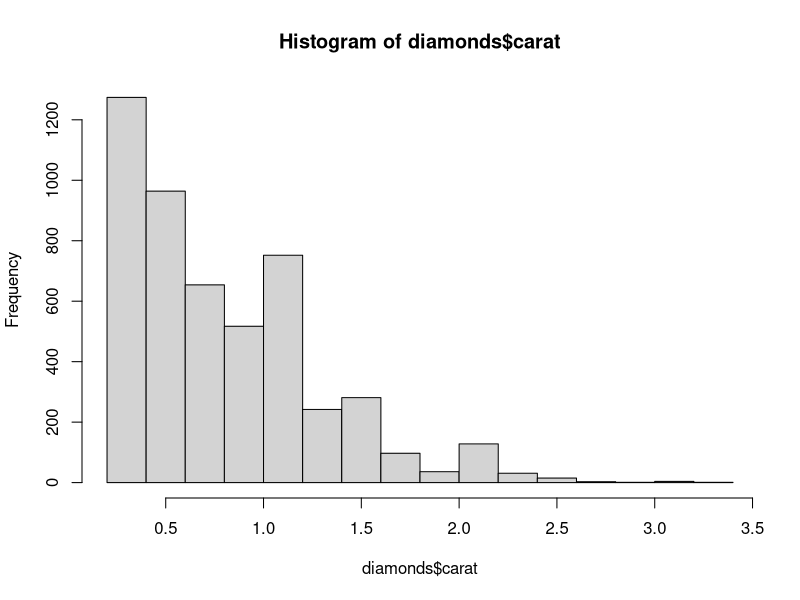
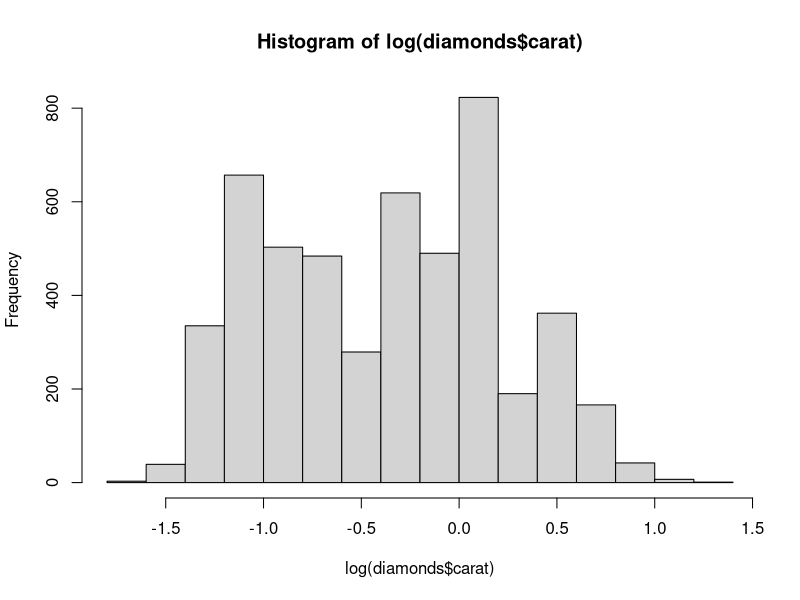
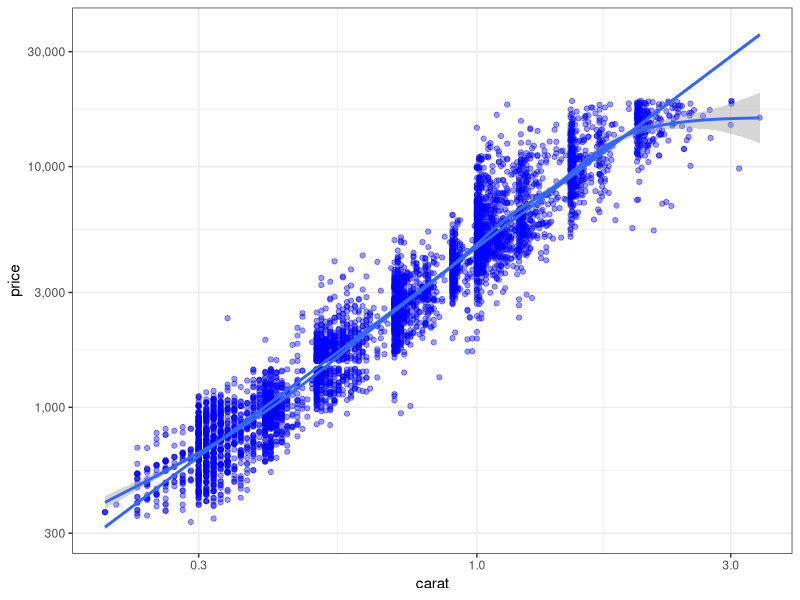
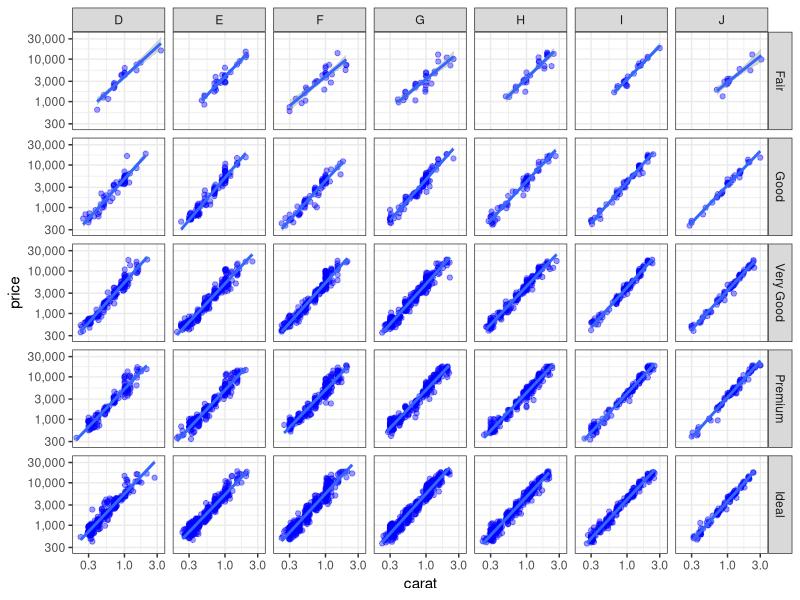
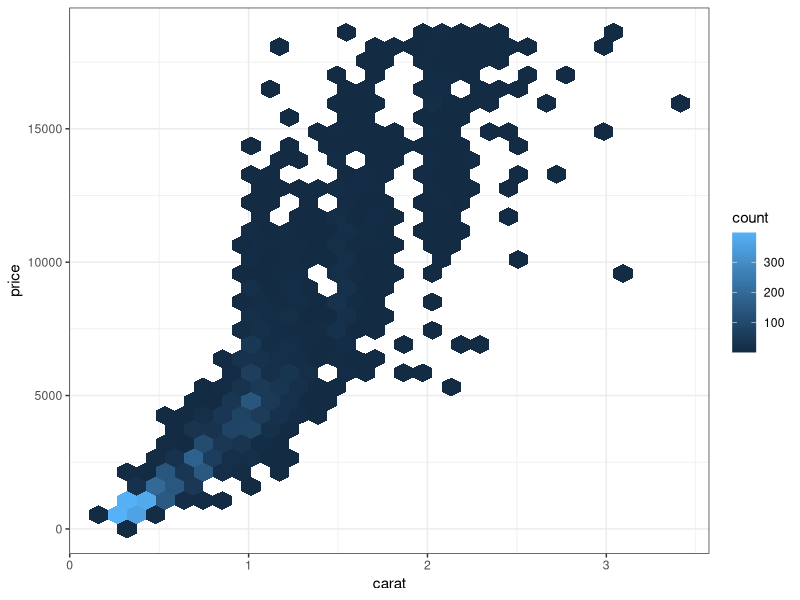
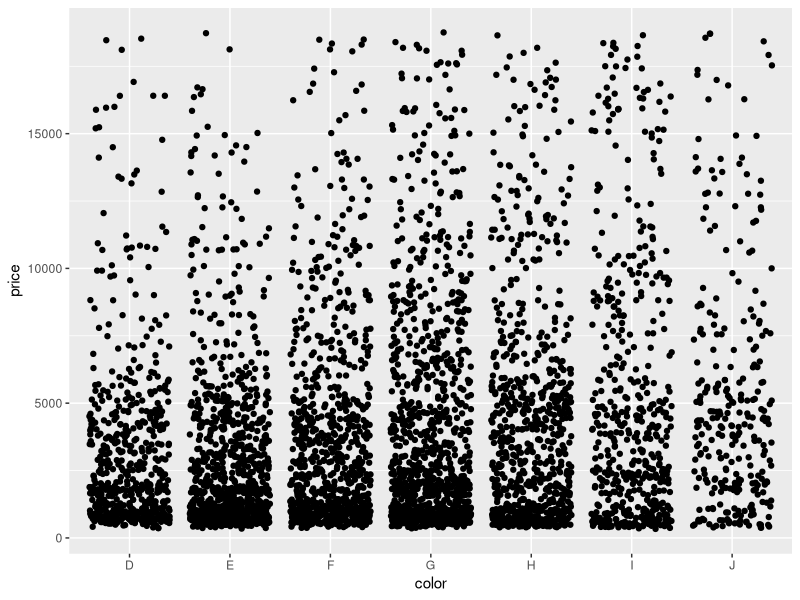
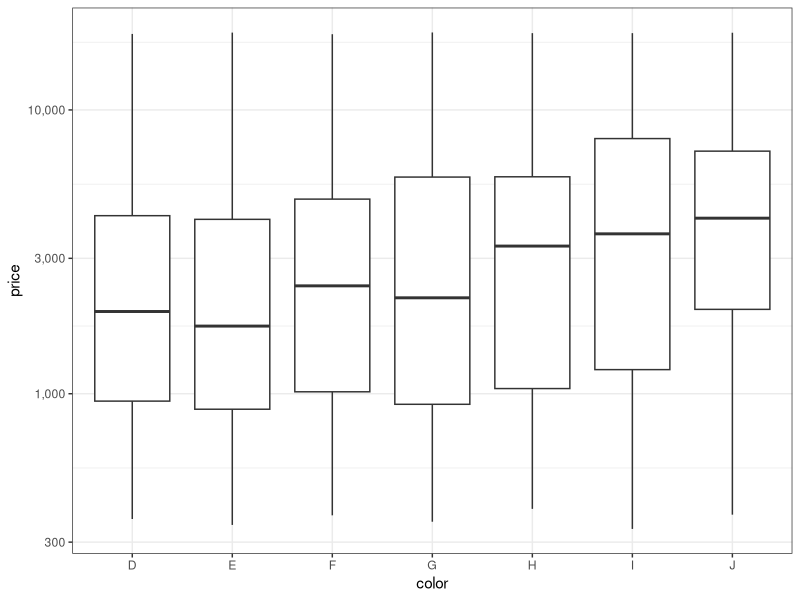
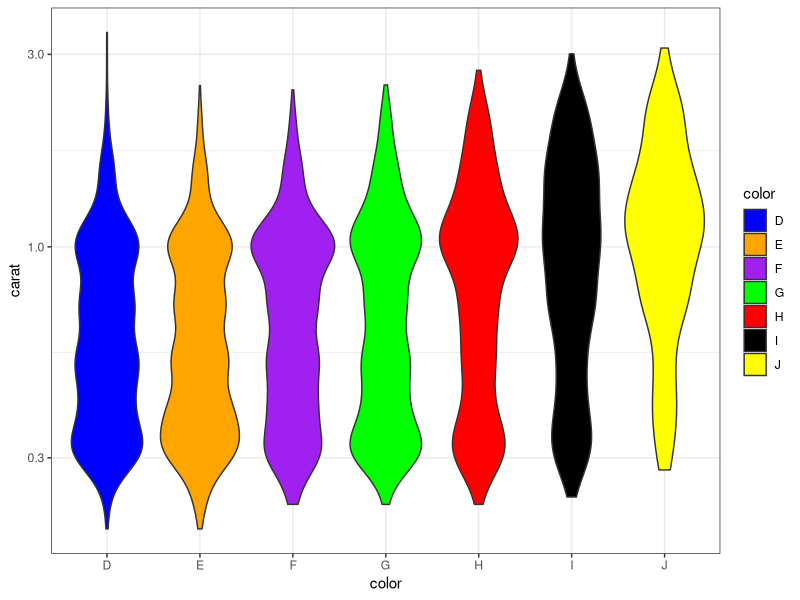

Recreate these plots in R, in order.
##################################################################
# Setup
##################################################################

#Install all the packages at once
install.packages(c('ranger', 'ggplot2', 'data.table'), repos="http://cloud.r-project.org/")

#Install all the packages individually
install.packages('ranger')
install.packages('data.table')
install.packages('ggplot2')

#Notes:
# command + enter to run a block of code (option + enter on windows)
# control + L to clear the screen

#Make plots pretty
options(warn=-1)
library(scales)
my_alpha <- 0.4
point_color <- '#756bb1'
point_color <- 'blue'
color_scale <- c(
  "#1f78b4", "#ff7f00", "#6a3d9a", "#33a02c", "#e31a1c", "#b15928",
  "#a6cee3", "#fdbf6f", "#cab2d6", "#b2df8a", "#fb9a99", "#ffff99"
  )
color_scale <- c(
  "blue", "orange", "purple", "green", "red", "black", "yellow", "grey"
)

##################################################################
# ggplot2
##################################################################

#Simple diamonds examples
library(ggplot2)
data("diamonds")
summary(diamonds)
set.seed(42)
diamonds <- diamonds[sample(1:nrow(diamonds), 5000),]
head(diamonds)
summary(diamonds)
hist(diamonds$carat)
hist(log(diamonds$carat))
ggplot(diamonds, aes(x=carat, y=price)) +
  geom_point(alpha=my_alpha, color=point_color) +
  theme_bw() +
  scale_x_log10() +
  scale_y_log10(labels=comma) +
  geom_smooth() +
  geom_smooth(method='lm')

#Facets
ggplot(diamonds, aes(x=carat, y=price)) +
  geom_point(alpha=my_alpha, color=point_color) +
  theme_bw() +
  scale_x_log10() +
  scale_y_log10(labels=comma) +
  facet_grid(cut ~ color) +
  geom_smooth(method='lm')

#Hex bins
ggplot(diamonds, aes(x=carat, y=price)) + geom_hex() + theme_bw()

#Boxplot
ggplot(diamonds, aes(x=color, y=price)) + geom_jitter()
ggplot(diamonds, aes(x=color, y=price)) + geom_boxplot() +
  theme_bw() +
  scale_y_log10(labels=comma)

#Violinplot
ggplot(diamonds, aes(x=color, y=carat, fill=color)) + geom_violin() +
  theme_bw() + scale_y_log10() +
  scale_fill_manual(values = color_scale)

##################################################################
# data.table
##################################################################
# Alternative: dplyr
library(data.table)
dat <- data.table(diamonds)
dat[carat==1, mean(price), by='cut']
dat[carat==1, list(
  price = mean(price),
  count = .N
), by='cut'][order(cut),]

dat[carat==1,list(
  price = round(median(price)),
  count = .N
), by='cut'][order(cut),]

dat[,cor(price, carat), by='cut'][order(cut)]
dat[,as.list(coef(lm(price ~ carat + x + y + z))), by='cut']
dat[,as.list(coef(lm(price ~ carat + x + y + z))), by='cut']

#Some excercises:
# mean/median/sd of price by group
# aggregate by 2 groups
# Find the most expensive diamond
dat[,list(
  mean = mean(price),
  med = median(price),
  sd = sd(price)
), by='cut'][order(cut),]

dat[,list(mean = mean(price)), by=c('cut', 'color')][order(mean),]
dat[,list(
  price = mean(price),
  carat = mean(carat)
  ), by=c('cut', 'color')][order(price),]

dat[price == max(price),]

##################################################################
# A real example
##################################################################

